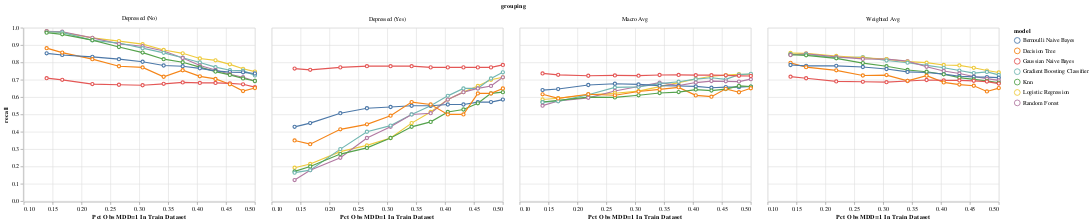

Write notebook code for a chart like this one.
### Code cell
alt.Chart(model_performance_v6).mark_line(
   point={
     "filled": False,
     "fill": "white"
   }
).encode(
    x = alt.X('y_train_prop', title='Pct Obs MDD=1 In Train Dataset'),
    y = alt.Y('recall', scale=alt.Scale(domain=[0, 1])),
    color='model:N',
).facet(
    facet=alt.Facet('grouping')
)

### Figure 1 — Vega-Lite specification as saved in the notebook (floating-point values rounded to 4 significant figures; data arrays with more than 128 entries replaced by an {"elided": "..."} marker saying what was removed)
{"config": {"view": {"continuousWidth": 400, "continuousHeight": 300}}, "data": {"name": "data-e498f55bafbf71e34a289efd0f819a1e"}, "facet": {"field": "grouping", "type": "nominal"}, "spec": {"mark": {"type": "line", "point": {"filled": false, "fill": "white"}}, "encoding": {"color": {"field": "model", "type": "nominal"}, "x": {"field": "y_train_prop", "title": "Pct Obs MDD=1 In Train Dataset", "type": "quantitative"}, "y": {"field": "recall", "scale": {"domain": [0, 1]}, "type": "quantitative"}}}, "$schema": "https://vega.github.io/schema/vega-lite/v4.17.0.json", "datasets": {"data-e498f55bafbf71e34a289efd0f819a1e": {"elided": "336 records"}}}
